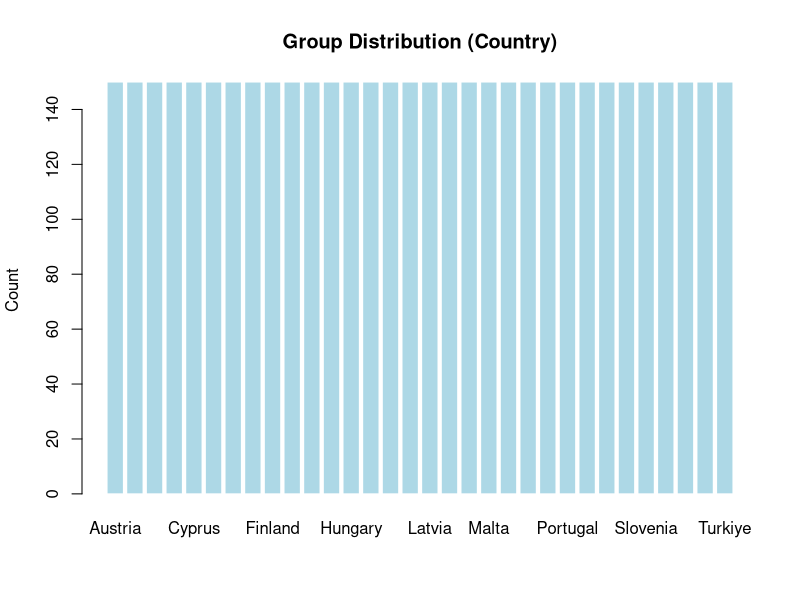
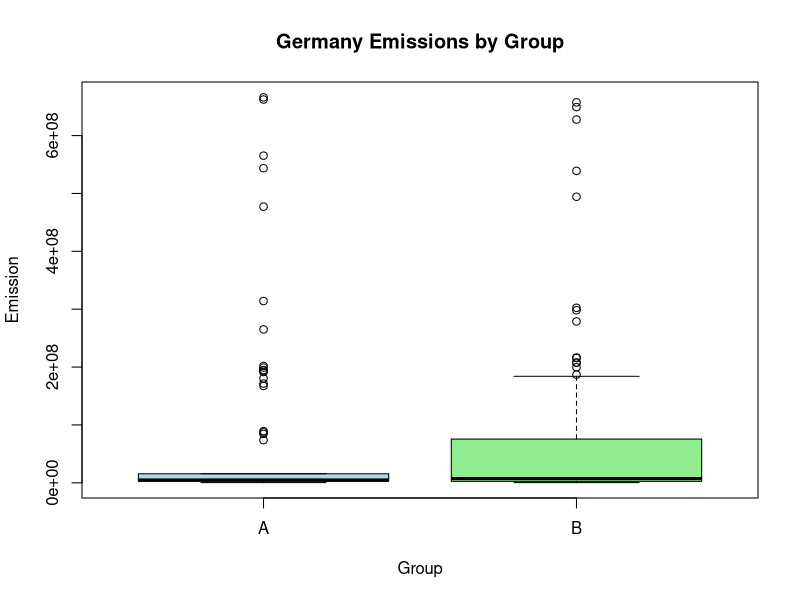

These figures' R source, in order:
## ---- chunk 1
library(tidyverse)
library(dbplyr)
data <- read_csv("data/processed/cleaned_data.csv")
glimpse(data)
## ---- chunk 2
library(tidyr)

data_long <- data |>
  pivot_longer(
    cols = -Year,
    names_to = "Country",
    values_to = "Emission"
  )
## ---- chunk 3
tbl <- table(data_long$Country)
barplot(tbl, main = "Group Distribution (Country)", ylab = "Count",
col = "lightblue", border = "white")
round(prop.table(tbl), 2)
## ---- chunk 4

set.seed(10) # ensures your peers obtain the same random split
data_cat <- data |> mutate(group = sample(c("A", "B"), n(), replace = TRUE))
data_cat |>
group_by(group) |>
summarise(avg_Germany = mean(Germany, na.rm = TRUE))
## ---- chunk 5
boxplot(Germany ~ group, data = data_cat,
        main = "Germany Emissions by Group",
        xlab = "Group",
        ylab = "Emission",
        col = c("lightblue", "lightgreen"))

## ---- chunk 6
set.seed(42)
sample_data <- dplyr::sample_n(data_long, 30)
# (2) Simple model
model <- lm(Emission ~ Year, data = sample_data)
summary(model)$coefficients

# (3) Save reproducibility details (seed + session info)
sink("session-info.txt")
cat("=== Reproducibility Log ===\n")
cat("Random seed used: 42\n")
cat("Date:", Sys.Date(), "\n\n")
sessionInfo()
sink()
# Confirm file creation (returns TRUE if created)
file.exists("session-info.txt")
## ---- chunk 7
cor.test(data$Year, data$Germany)

## ---- chunk 8
t.test(Emission ~ Country, data = subset(data_long, Country %in% c("Germany", "Belgium")))

## ---- chunk 9
set.seed(10)
m1 <- lm(Emission ~ Year, data = dplyr::sample_n(data_long, 30))

set.seed(99)
m2 <- lm(Emission ~ Year, data = dplyr::sample_n(data_long, 30))

summary(m1)$coefficients
summary(m2)$coefficients
